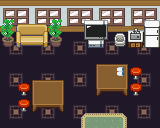

This is a level from a 2D game, rendered from its Tiled map with the project's own tilesets. A one-line summary and the map file follow, with tile-layer data summarised:
An orthogonal 10x8 tile map with 16x16 px tiles, 4 tile layers (Tile Layer 1, Tile Layer 2, Tile Layer 3, Above player), 2 tilesets and 12 objects (7x event, 5x collision).

<map version="1.10" tiledversion="git" orientation="orthogonal" renderorder="right-down" width="10" height="8" tilewidth="16" tileheight="16" infinite="0" nextlayerid="8" nextobjectid="76">
 <properties>
  <property name="edges" value="clamped" />
  <property name="inside" type="bool" value="true" />
  <property name="scenario" value="spyder" />
  <property name="slug" value="house6" />
  <property name="map_type" value="notype" />
 </properties>
 <tileset firstgid="1" source="../gfx/tilesets/core_set pieces.tsx" />
 <tileset firstgid="1551" source="../gfx/tilesets/core_indoor_walls.tsx" />
 <layer id="2" name="Tile Layer 1" width="10" height="8">
  <data>[80 cells, 80 non-empty, 6 distinct tile ids]</data>
 </layer>
 <layer id="3" name="Tile Layer 2" width="10" height="8">
  <data>[80 cells, 41 non-empty, 17 distinct tile ids]</data>
 </layer>
 <layer id="7" name="Tile Layer 3" width="10" height="8">
  <data>[80 cells, 12 non-empty, 11 distinct tile ids]</data>
 </layer>
 <layer id="4" name="Above player" width="10" height="8">
  <data>[80 cells, 0 non-empty, 0 distinct tile ids]</data>
 </layer>
 <objectgroup color="#ff0000" id="5" name="Collisions">
  <object id="62" type="collision" x="32" y="80" width="32" height="32" />
  <object id="63" type="collision" x="96" y="64" width="32" height="32" />
  <object id="64" type="collision" x="0" y="16" width="160" height="16" />
  <object id="65" type="collision" x="0" y="32" width="64" height="16" />
  <object id="66" type="collision" x="80" y="32" width="80" height="16" />
 </objectgroup>
 <objectgroup color="#ffff00" id="6" name="Events">
  <object id="68" name="Go Outside" type="event" x="96" y="112" width="16" height="16">
   <properties>
    <property name="act1" value="transition_teleport player,spyder_candy_town.tmx,2,25,0.3" />
    <property name="act2" value="char_face player,down" />
    <property name="cond1" value="is char_at player" />
    <property name="cond2" value="is char_facing player,down" />
   </properties>
  </object>
  <object id="69" name="Create NPCs" type="event" x="0" y="0" width="16" height="16">
   <properties>
    <property name="act1" value="create_npc spyder_candyhouse2_barney,8,4" />
    <property name="act2" value="char_face spyder_candyhouse2_barney,left" />
    <property name="cond1" value="not char_exists spyder_candyhouse2_barney" />
   </properties>
  </object>
  <object id="70" name="Captain" type="event" x="144" y="80" width="16" height="16" rotation="180">
   <properties>
    <property name="act1" value="translated_dialog spyder_candyhouse2_captain" />
    <property name="behav1" value="talk spyder_candyhouse2_barney" />
   </properties>
  </object>
  <object id="72" name="Create Prof" type="event" x="64" y="32" width="16" height="16">
   <properties>
    <property name="act1" value="create_npc spyder_candyhouse2_indiana,4,2" />
    <property name="cond1" value="not char_exists spyder_candyhouse2_indiana" />
   </properties>
  </object>
  <object id="73" name="Talk Prof - No Cateye" type="event" x="80" y="0" width="16" height="16">
   <properties>
    <property name="act1" value="translated_dialog spyder_candy_prof1" />
    <property name="act2" value="translated_dialog spyder_candy_prof_nocateye" />
    <property name="behav1" value="talk spyder_candyhouse2_indiana" />
    <property name="cond1" value="not has_monster player,cateye" />
    <property name="cond2" value="not variable_set prof_candy_hastraded:yes" />
   </properties>
  </object>
  <object id="74" name="Talk Prof - Has Cateye" type="event" x="64" y="16" width="16" height="16">
   <properties>
    <property name="act1" value="translated_dialog spyder_candy_prof1" />
    <property name="act2" value="translated_dialog_choice yes:no,prof_willtrade" />
    <property name="behav1" value="talk spyder_candyhouse2_indiana" />
    <property name="cond1" value="is has_monster player,cateye" />
    <property name="cond2" value="not variable_set prof_candy_hastraded:yes" />
   </properties>
  </object>
  <object id="75" name="Talk Prof - Will Trade Cateye" type="event" x="64" y="0" width="16" height="16">
   <properties>
    <property name="act1" value="translated_dialog spyder_candy_prof_willtrade" />
    <property name="act2" value="get_player_monster cateye,slug,cateye" />
    <property name="act3" value="trading cateye,zunna" />
    <property name="act4" value="set_variable prof_candy_hastraded:yes" />
    <property name="cond1" value="is has_monster player,cateye" />
    <property name="cond2" value="is variable_set prof_willtrade:yes" />
    <property name="cond3" value="not variable_set prof_candy_hastraded:yes" />
   </properties>
  </object>
 </objectgroup>
</map>
